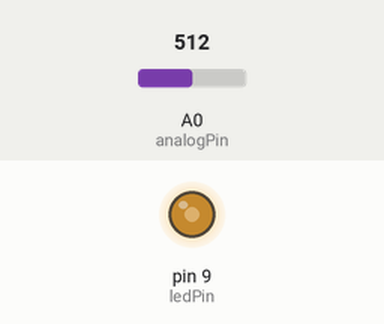
Bench run of a sketch on a simulated Arduino Uno, built with avr-gcc and run on an emulated ATmega328P. On the bench: output pins drawn as LEDs (lit = HIGH). The inputs (shaded band) are chosen by the test bench; at power-on: A0 (analogPin) = 512.

Above: at 1.2 s.
1.3 s: A0 (analogPin) set to 716
At 2.5 s:
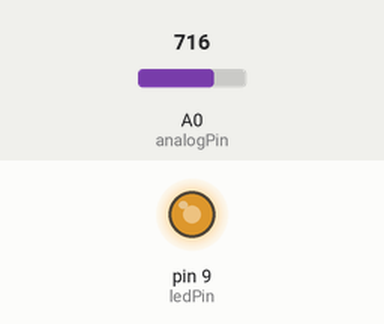
2.8 s: A0 (analogPin) set to 900
At 3.8 s:
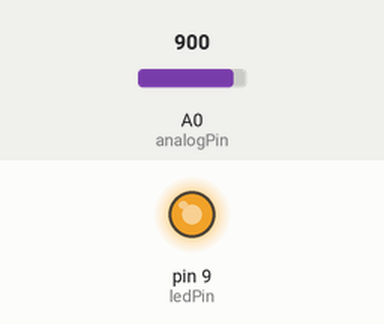
4.3 s: A0 (analogPin) set to 122
At 5.0 s:
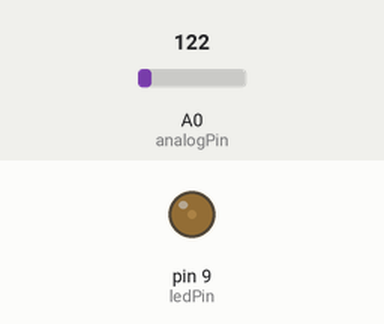
5.8 s: A0 (analogPin) set to 0
At 6.1 s:
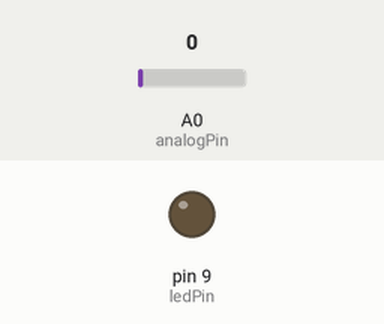
7.3 s: A0 (analogPin) set to 511
At 8.5 s:
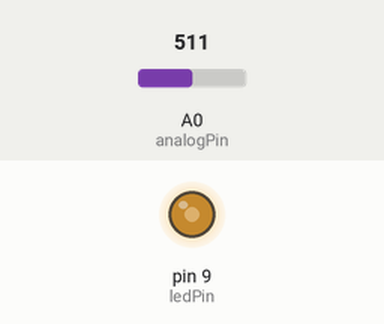
Timing chart, 0 to 9.8 s (numbered marks = the images above; inputs shaded):
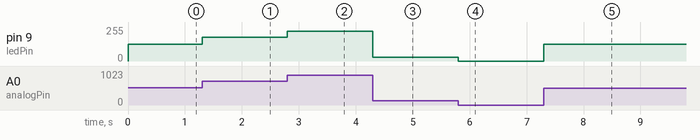

Measured:
- after the input at 1.3 s, pin 9 (ledPin): 127/255 → 178/255 at once
- after the input at 2.8 s, pin 9 (ledPin): 178/255 → 224/255 at once
- after the input at 4.3 s, pin 9 (ledPin): 224/255 → 30/255 at once
- after the input at 5.8 s, pin 9 (ledPin): 30/255 → 0/255 at once
- after the input at 7.3 s, pin 9 (ledPin): 0/255 → 127/255 at once

The sketch:

Controlling_LED_by_Potentiometer.ino
```cpp
/******************************************/
const int analogPin = A0;//the analog input pin attach to
const int ledPin = 9;//the led attach to

int inputValue = 0;//variable to store the value coming from sensor
int outputValue = 0;//variable to store the output value
/******************************************/
void setup()
{
}
/******************************************/
void loop()
{
  inputValue = analogRead(analogPin);//read the value from the sensor
  outputValue = map(inputValue,0,1023,0,255);//Convert from 0-1023 proportional to the number of a number of from 0 to 255
  analogWrite(ledPin,outputValue);//turn the led on depend on the output value
}
/*******************************************/
```
